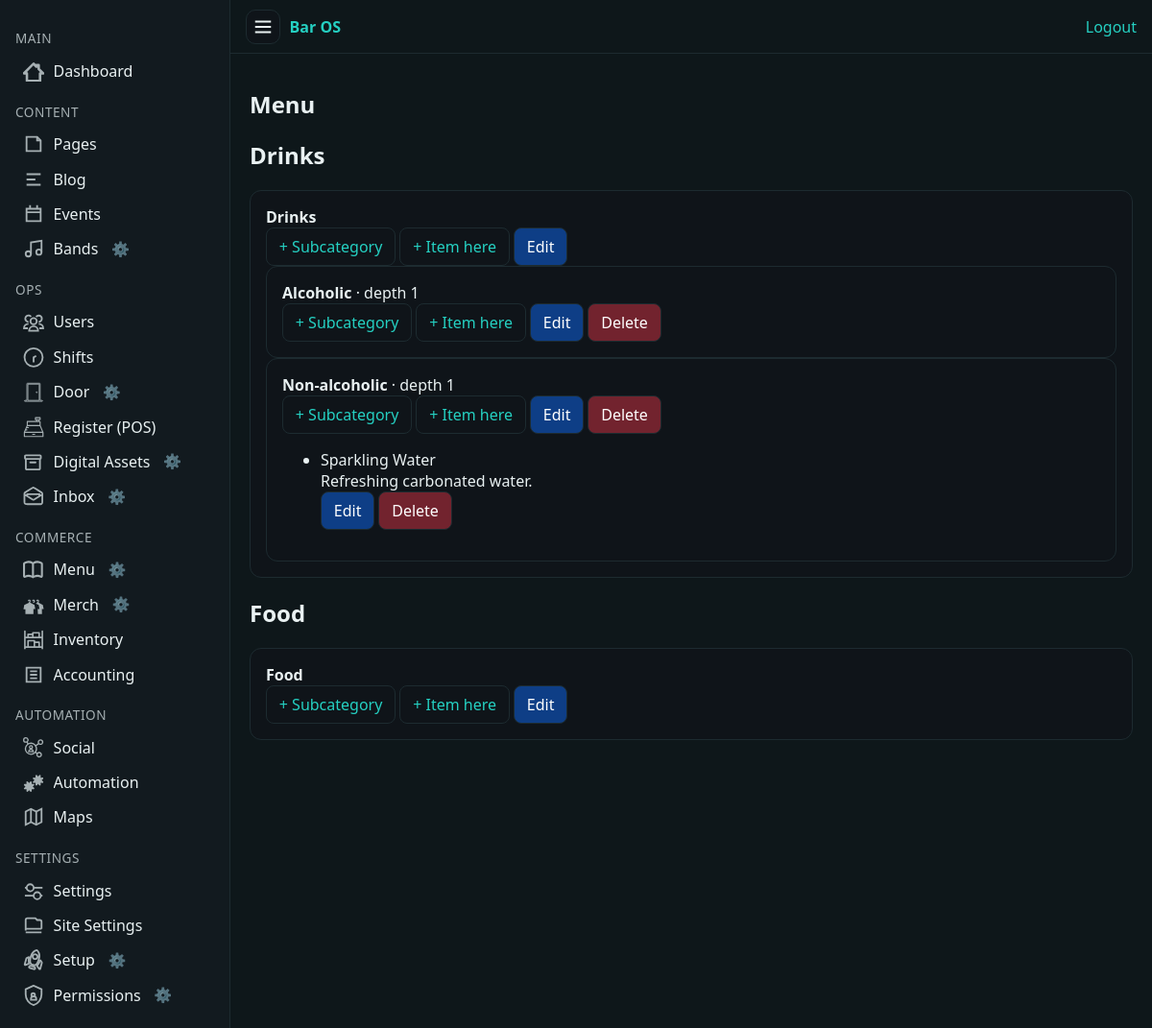
Screenshot of /cms/menu/ (signed in) with the database file from the repository.
### app/menu/models.py (models this page shows, shortened)
class Category(models.Model):
    KIND_DRINK = "drink"
    KIND_FOOD = "food"
    KIND_CHOICES = [
        (KIND_DRINK, "Drink"),
        (KIND_FOOD, "Food"),
    ]
    name = models.CharField(max_length=120)
    slug = models.SlugField(max_length=140, unique=True, validators=[slug_validator], blank=True)
    parent = models.ForeignKey("self", null=True, blank=True, related_name="children", on_delete=models.CASCADE)
    kind = models.CharField(max_length=16, choices=KIND_CHOICES)
    unit_group = models.ForeignKey(UnitGroup, null=True, blank=True, on_delete=models.SET_NULL)
    class Meta:
        ordering = ["parent__id", "name"]
    @property
    def depth(self) -> int:
        d, p = 0, self.parent
        while p:
            d += 1
            p = p.parent
        return d

class Item(models.Model):
    name = models.CharField(max_length=160)
    slug = models.SlugField(max_length=180, unique=True, validators=[slug_validator], blank=True)
    category = models.ForeignKey(Category, related_name="items", on_delete=models.PROTECT)
    description = models.TextField(blank=True)
    allergens_note = models.CharField(max_length=240, blank=True)
    vegan = models.BooleanField(default=False)
    vegetarian = models.BooleanField(default=False)
    gluten_free = models.BooleanField(default=False)
    sugar_free = models.BooleanField(default=False)
    lactose_free = models.BooleanField(default=False)
    nut_free = models.BooleanField(default=False)
    halal = models.BooleanField(default=False)
    kosher = models.BooleanField(default=False)
    visible_public = models.BooleanField(default=True)
    featured = models.BooleanField(default=False)
    sold_out_until = models.DateTimeField(null=True, blank=True)
    new_until = models.DateTimeField(null=True, blank=True)
    unit_group_override = models.ForeignKey(UnitGroup, null=True, blank=True, on_delete=models.SET_NULL)
    class Meta:
        ordering = ["name"]
    def is_sold_out(self) -> bool:
        return bool(self.sold_out_until and self.sold_out_until >= timezone.now())
    def is_new(self) -> bool:
        return bool(self.new_until and self.new_until >= timezone.now())

### app/menu/views.py (the view)
# urls.py: path("", views.manage_menu, name="manage"),  # resolves to /cms/menu/
@login_required
def manage_menu(request):
    drinks_root, food_root = _roots()
    if not drinks_root or not food_root:
        messages.warning(
            request,
            "Drinks and Food root categories are missing. "
            "Run migrations/seed to create them."
        )
    return render(
        request,
        "menu/manage.html",
        {"drinks_root": drinks_root, "food_root": food_root, "now": _now()},
    )

### app/templates/menu/manage.html (shortened to what this page needs)
{% extends 'cms/base_cms.html' %}
{% load static %}
{% block content %}
<h1>Menu</h1>
<div class="accordion" id="menuAccordion">
  <div class="accordion-item">
    <h2 class="accordion-header" id="headingDrinks">
      <label class="accordion-button" type="button" data-bs-toggle="collapse" data-bs-target="#collapseDrinks" aria-expanded="true" aria-controls="collapseDrinks">
        Drinks
      </label>
    </h2>
    <div id="collapseDrinks" class="accordion-collapse collapse show" aria-labelledby="headingDrinks" data-bs-parent="#menuAccordion">
      <div class="accordion-body">
        {% if drinks_root %}
          {% include 'menu/_category_tree.html' with node=drinks_root %}
        {% else %}
          <div class="alert alert-warning">Root “Drinks” missing. Run migrations.</div>
        {% endif %}
      </div>
    </div>
  </div>
  <div class="accordion-item">
    <h2 class="accordion-header" id="headingFood">
      <label class="accordion-button collapsed" type="button" data-bs-toggle="collapse" data-bs-target="#collapseFood" aria-expanded="false" aria-controls="collapseFood">
        Food
      </label>
    </h2>
    <div id="collapseFood" class="accordion-collapse collapse" aria-labelledby="headingFood" data-bs-parent="#menuAccordion">
      <div class="accordion-body">
        {% if food_root %}
          {% include 'menu/_category_tree.html' with node=food_root %}
        {% else %}
          <div class="alert alert-warning">Root “Food” missing. Run migrations.</div>
        {% endif %}
      </div>
    </div>
  </div>
</div>
{% endblock %}

### app/templates/cms/nav.html (shortened to what this page needs)
<nav>
  <div class="section">Main</div>
  <a href="/cms/dashboard/">
    <span class="icon">
    </span>
    <span class="label">Dashboard</span>
  </a>
  <div class="section">Content</div>
  <a href="/cms/pages/">
    <span class="icon">
      <svg viewBox="0 0 24 24" fill="none" stroke="currentColor" stroke-width="2">
        <path d="M4 4h12l4 4v12H4z" />
        <path d="M16 4v4h4" />
      </svg>
    </span>
    <span class="label">Pages</span>
  </a>
  <a href="/cms/blog/">
    <span class="icon">
      <svg viewBox="0 0 24 24" fill="none" stroke="currentColor" stroke-width="2">
        <path d="M4 6h16M4 12h10M4 18h16" />
      </svg>
    </span>
    <span class="label">Blog</span>
  </a>
  <a href="/cms/events/">
    <span class="icon">
      <svg viewBox="0 0 24 24" fill="none" stroke="currentColor" stroke-width="2">
        <path d="M8 2v4M16 2v4M3 10h18M4 6h16v14H4z" />
      </svg>
    </span>
    <span class="label">Events</span>
  </a>
{% load setup_tags %}
<li class="nav-item nav-inline">
  {% if request.user|allow_for:"cms.nav.bands" %}
    <a href="{% url 'bands:index' %}">
      <span class="icon">
        <svg viewBox="0 0 24 24" fill="none" stroke="currentColor" stroke-width="2">
          <path d="M9 18V5l12-2v13" />
          <circle cx="6" cy="18" r="3" />
          <circle cx="18" cy="16" r="3" />
        </svg>
      </span>
      <span class="label">Bands</span>
    </a>
    {% visibility_cog_inline "cms.nav.bands" "Bands nav link" %}
  {% endif %}
</li>
  <div class="section">Ops</div>
  <a href="/cms/users/">
    <span class="icon">
    </span>
    <span class="label">Users</span>
  </a>
  <a href="/cms/shifts/">
    <span class="icon">
      <svg viewBox="0 0 24 24" fill="none" stroke="currentColor" stroke-width="2">
        <path class="st0" d="M12,18.1v-5.7l2.9-1.7 M22.3,12.4c0,5.7-4.6,10.3-10.3,10.3c-5.7,0-10.3-4.6-10.3-10.3C1.6,6.6,6.3,2,12,2
          C17.7,2,22.3,6.6,22.3,12.4z"/>
      </svg>
    </span>
    <span class="label">Shifts</span>
  </a>
  <li class="nav-item nav-inline">
    {% if request.user|allow_for:"cms.nav.door" %}
      <a href="/cms/door/">
        <span class="icon">
        </span>
        <span class="label">Door</span>
      </a>
      {% visibility_cog_inline "cms.nav.door" "Door nav link" %}
    {% endif %}
  </li>
  <a href="/cms/pos/">
    <span class="icon">
    </span>
    <span class="label">Register (POS)</span>
  </a>
  {% load setup_tags %}
  {% url 'assets:index' as assets_url %}
  <li class="nav-item nav-inline">
    {% if request.user|allow_for:"cms.nav.assets" %}
      <a href="{{ assets_url|default:'/cms/assets/' }}"
        class="{% if request.path|slice:':11' == '/cms/assets' %}active{% endif %}"
        title="Digital Assets"
        {% if request.path|slice:':11' == '/cms/assets' %}aria-current="page"{% endif %}>
        <span class="icon">
        </span>
        <span class="label">Digital Assets</span>
      </a>
      {% visibility_cog_inline "cms.nav.assets" "Digital Assets nav link" %}
    {% endif %}
  </li>
{% load setup_tags %}
{% url 'comms:inbox' as comms_url %}
{% load setup_tags %}
{% url 'comms:inbox' as comms_url %}
<li class="nav-item nav-inline">
  {% if request.user|allow_for:"cms.nav.comms" %}
    <a href="{{ comms_url|default:'/cms/inbox/' }}"
       class="nav-link-inbox {% if request.path|slice:':10' == '/cms/inbox' %}active{% endif %}"
       title="Inbox"
       {% if request.path|slice:':10' == '/cms/inbox' %}aria-current="page"{% endif %}>
      <span class="icon">
      </span>
      <span class="label">Inbox</span>
    </a>
    {% visibility_cog_inline "cms.nav.comms" "Inbox nav link" %}
  {% endif %}
</li>
  {% load setup_tags %}
  <div class="section">Commerce</div>
  <li class="nav-item nav-inline">
    {% if request.user|allow_for:"cms.nav.menu" %}
      <a href="{% url 'menu:manage' %}">
        <span class="icon">
        </span>
        <span class="label">Menu</span>
      </a>
      {% visibility_cog_inline "cms.nav.menu" "Menu nav link" %}
    {% endif %}
  </li>
  <li class="nav-item nav-inline">
    {% if request.user|allow_for:"cms.nav.merch" %}
      <a href="/cms/merch/">
        <span class="icon">
        </span>
        <span class="label">Merch</span>
      </a>
      {% visibility_cog_inline "cms.nav.merch" "Merch nav link" %}
    {% endif %}
  </li>
  <a href="/cms/inventory/">
    <span class="icon">
    </span>
    <span class="label">Inventory</span>
  </a>
  <a href="/cms/accounting/">
    <span class="icon">
      <svg viewBox="0 0 24 24" fill="none" stroke="currentColor" stroke-width="2">
        <path d="M4 4h16v16H4z" />
        <path d="M8 8h8M8 12h8M8 16h8" />
      </svg>
    </span>
    <span class="label">Accounting</span>
  </a>
  <div class="section">Automation</div>
  <a href="/cms/social/">
    <span class="icon">
    </span>
    <span class="label">Social</span>
  </a>
  <a href="/cms/automation/">
    <span class="icon">
    </span>
    <span class="label">Automation</span>
  </a>
  <a href="/cms/maps/">
    <span class="icon">
      <svg viewBox="0 0 24 24" fill="none" stroke="currentColor" stroke-width="2">
        <path d="M9 18l-6 3V6l6-3 6 3 6-3v15l-6 3z" />
        <path d="M9 3v15M15 6v15" />
      </svg>
    </span>
    <span class="label">Maps</span>
  </a>
  <div class="section">Settings</div>
  <a href="/cms/settings/">
    <span class="icon">
    </span>
    <span class="label">Settings</span>
  </a>
  <a href="/cms/settings/site/">
    <span class="icon">
      <svg viewBox="0 0 24 24" fill="none" stroke="currentColor" stroke-width="2">
        <path d="M21 16V8a2 2 0 0 0-2-2h-3l-2-2H5a2 2 0 0 0-2 2v12" />
        <path d="M3 16h18M3 20h18" />
      </svg>
    </span>
    <span class="label">Site Settings</span>
  </a>
{% load setup_tags %}
<li class="nav-item nav-inline">
  {% if request.user|allow_for:"cms.nav.setup" %}
    <a href="/cms/settings/setup/">
    <span class="icon">
    </span>
      <span class="label">Setup</span>
    </a>
    {% visibility_cog_inline "cms.nav.setup" "Setup nav link" %}
  {% endif %}
</li>
<li class="nav-item nav-inline">
  {% if request.user|allow_for:"cms.nav.permissions" %}
    <a href="{% url 'setup:visibility_list' %}">
      <span class="icon">
        <svg viewBox="0 0 24 24" fill="none" stroke="currentColor" stroke-width="2">
          <path d="M12 1L3 5v6c0 5.55 3.84 10.74 9 12 5.16-1.26 9-6.45 9-12V5l-9-4z" />
          <path d="M9.5 11.5c0-1.1.9-2 2-2s2 .9 2 2-.9 2-2 2-2-.9-2-2z" />
          <path d="M12 13c1.66 0 3 1.34 3 3v1H9v-1c0-1.66 1.34-3 3-3z" />
        </svg>
      </span>
      <span class="label">Permissions</span>
    </a>
    {% visibility_cog_inline "cms.nav.permissions" "Permissions nav link" %}
  {% endif %}
</li>

### app/templates/menu/_category_tree.html (shortened to what this page needs)
{% with node as c %}
  <div class="card mb-2">
    <div class="card-body py-2 d-flex align-items-center justify-content-between">
      <div>
        <strong>{{ c.name }}</strong>
        {% if c.parent %}
          <span class="text-muted"> · depth {{ c.depth }}</span>
        {% endif %}
      </div>
      <div class="d-flex gap-2">
        <a class="btn btn-sm btn-outline-primary" href="{% url 'menu:category_create_sub' c.slug %}">+ Subcategory</a>
        <a class="btn btn-sm btn-outline-success" href="{% url 'menu:item_create_here' c.slug %}">+ Item here</a>
        <a class="btn btn-sm btn-secondary" href="{% url 'menu:category_edit' c.slug %}">Edit</a>
        {% if c.parent %}
          <a class="btn btn-sm btn-danger" href="{% url 'menu:category_delete' c.slug %}">Delete</a>
        {% endif %}
      </div>
    </div>
    {% if c.items.all %}
      <ul class="list-group list-group-flush">
        {% for i in c.items.all %}
          <li class="list-group-item d-flex align-items-center justify-content-between">
            <div>
              {{ i.name }}
              {% if i.description %}<div class="text-muted small">{{ i.description }}</div>{% endif %}
            </div>
            <div class="d-flex gap-2">
              <a class="btn btn-sm btn-outline-secondary" href="{% url 'menu:item_edit' i.slug %}">Edit</a>
              <a class="btn btn-sm btn-danger" href="{% url 'menu:item_delete' i.slug %}">Delete</a>
            </div>
          </li>
        {% endfor %}
      </ul>
    {% endif %}
    {% if c.children.exists %}
      <div class="p-2">
        {% for child in c.children.all %}
          {% include 'menu/_category_tree.html' with node=child %}
        {% endfor %}
      </div>
    {% endif %}
  </div>
{% endwith %}

### rows the page displays
Category: name "Drinks"
Category: name "Alcoholic", depth "1", shows "Delete"
Category: name "Non-alcoholic", depth "1", shows "Delete"
Item: name "Sparkling Water", description "Refreshing carbonated water."
Category: name "Food"
